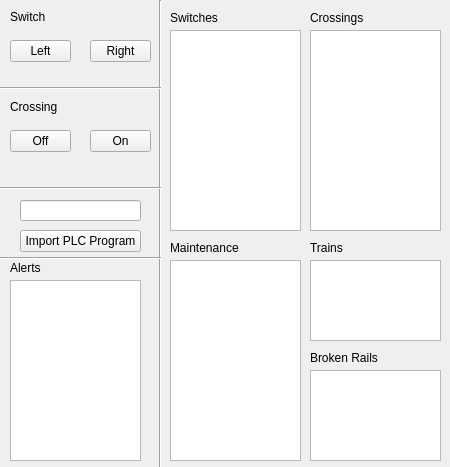
<?xml version="1.0" encoding="UTF-8"?>
<ui version="4.0">
 <class>WaysideWin</class>
 <widget class="QWidget" name="WaysideWin">
  <property name="geometry">
   <rect>
    <x>0</x>
    <y>0</y>
    <width>450</width>
    <height>467</height>
   </rect>
  </property>
  <property name="windowTitle">
   <string>Form</string>
  </property>
  <widget class="QListWidget" name="TrainList">
   <property name="geometry">
    <rect>
     <x>310</x>
     <y>260</y>
     <width>131</width>
     <height>81</height>
    </rect>
   </property>
  </widget>
  <widget class="QListWidget" name="MaintenanceList">
   <property name="geometry">
    <rect>
     <x>170</x>
     <y>260</y>
     <width>131</width>
     <height>201</height>
    </rect>
   </property>
  </widget>
  <widget class="QLabel" name="label_7">
   <property name="geometry">
    <rect>
     <x>170</x>
     <y>10</y>
     <width>131</width>
     <height>16</height>
    </rect>
   </property>
   <property name="text">
    <string>Switches</string>
   </property>
  </widget>
  <widget class="QLabel" name="label_10">
   <property name="geometry">
    <rect>
     <x>310</x>
     <y>350</y>
     <width>131</width>
     <height>16</height>
    </rect>
   </property>
   <property name="text">
    <string>Broken Rails</string>
   </property>
  </widget>
  <widget class="QListWidget" name="SwitchList">
   <property name="geometry">
    <rect>
     <x>170</x>
     <y>30</y>
     <width>131</width>
     <height>201</height>
    </rect>
   </property>
  </widget>
  <widget class="QLabel" name="label_8">
   <property name="geometry">
    <rect>
     <x>310</x>
     <y>10</y>
     <width>131</width>
     <height>16</height>
    </rect>
   </property>
   <property name="text">
    <string>Crossings</string>
   </property>
  </widget>
  <widget class="QLabel" name="label_9">
   <property name="geometry">
    <rect>
     <x>310</x>
     <y>240</y>
     <width>131</width>
     <height>16</height>
    </rect>
   </property>
   <property name="text">
    <string>Trains</string>
   </property>
  </widget>
  <widget class="QListWidget" name="CrossingList">
   <property name="geometry">
    <rect>
     <x>310</x>
     <y>30</y>
     <width>131</width>
     <height>201</height>
    </rect>
   </property>
  </widget>
  <widget class="QLabel" name="label_12">
   <property name="geometry">
    <rect>
     <x>170</x>
     <y>240</y>
     <width>131</width>
     <height>16</height>
    </rect>
   </property>
   <property name="text">
    <string>Maintenance</string>
   </property>
  </widget>
  <widget class="QListWidget" name="BrokenRailList">
   <property name="geometry">
    <rect>
     <x>310</x>
     <y>370</y>
     <width>131</width>
     <height>91</height>
    </rect>
   </property>
  </widget>
  <widget class="Line" name="line">
   <property name="geometry">
    <rect>
     <x>150</x>
     <y>0</y>
     <width>20</width>
     <height>471</height>
    </rect>
   </property>
   <property name="orientation">
    <enum>Qt::Vertical</enum>
   </property>
  </widget>
  <widget class="QLabel" name="label">
   <property name="geometry">
    <rect>
     <x>10</x>
     <y>10</y>
     <width>47</width>
     <height>14</height>
    </rect>
   </property>
   <property name="text">
    <string>Switch</string>
   </property>
  </widget>
  <widget class="Line" name="line_2">
   <property name="geometry">
    <rect>
     <x>0</x>
     <y>80</y>
     <width>161</width>
     <height>16</height>
    </rect>
   </property>
   <property name="orientation">
    <enum>Qt::Horizontal</enum>
   </property>
  </widget>
  <widget class="QLabel" name="label_2">
   <property name="geometry">
    <rect>
     <x>10</x>
     <y>100</y>
     <width>47</width>
     <height>14</height>
    </rect>
   </property>
   <property name="text">
    <string>Crossing</string>
   </property>
  </widget>
  <widget class="Line" name="line_3">
   <property name="geometry">
    <rect>
     <x>0</x>
     <y>180</y>
     <width>161</width>
     <height>16</height>
    </rect>
   </property>
   <property name="orientation">
    <enum>Qt::Horizontal</enum>
   </property>
  </widget>
  <widget class="QPushButton" name="ImportPLC">
   <property name="geometry">
    <rect>
     <x>20</x>
     <y>230</y>
     <width>121</width>
     <height>22</height>
    </rect>
   </property>
   <property name="text">
    <string>Import PLC Program</string>
   </property>
  </widget>
  <widget class="QPushButton" name="SwitchLeft">
   <property name="geometry">
    <rect>
     <x>10</x>
     <y>40</y>
     <width>61</width>
     <height>22</height>
    </rect>
   </property>
   <property name="text">
    <string>Left</string>
   </property>
  </widget>
  <widget class="QPushButton" name="SwitchRight">
   <property name="geometry">
    <rect>
     <x>90</x>
     <y>40</y>
     <width>61</width>
     <height>22</height>
    </rect>
   </property>
   <property name="text">
    <string>Right</string>
   </property>
  </widget>
  <widget class="QPushButton" name="CrossingOff">
   <property name="geometry">
    <rect>
     <x>10</x>
     <y>130</y>
     <width>61</width>
     <height>22</height>
    </rect>
   </property>
   <property name="text">
    <string>Off</string>
   </property>
  </widget>
  <widget class="QPushButton" name="CrossingOn">
   <property name="geometry">
    <rect>
     <x>90</x>
     <y>130</y>
     <width>61</width>
     <height>22</height>
    </rect>
   </property>
   <property name="text">
    <string>On</string>
   </property>
  </widget>
  <widget class="QListWidget" name="AlertList">
   <property name="geometry">
    <rect>
     <x>10</x>
     <y>280</y>
     <width>131</width>
     <height>181</height>
    </rect>
   </property>
  </widget>
  <widget class="QLabel" name="label_13">
   <property name="geometry">
    <rect>
     <x>10</x>
     <y>260</y>
     <width>131</width>
     <height>16</height>
    </rect>
   </property>
   <property name="text">
    <string>Alerts</string>
   </property>
  </widget>
  <widget class="Line" name="line_4">
   <property name="geometry">
    <rect>
     <x>0</x>
     <y>250</y>
     <width>161</width>
     <height>16</height>
    </rect>
   </property>
   <property name="orientation">
    <enum>Qt::Horizontal</enum>
   </property>
  </widget>
  <widget class="QLineEdit" name="PLCFile">
   <property name="geometry">
    <rect>
     <x>20</x>
     <y>200</y>
     <width>121</width>
     <height>21</height>
    </rect>
   </property>
  </widget>
 </widget>
 <resources/>
 <connections/>
</ui>
